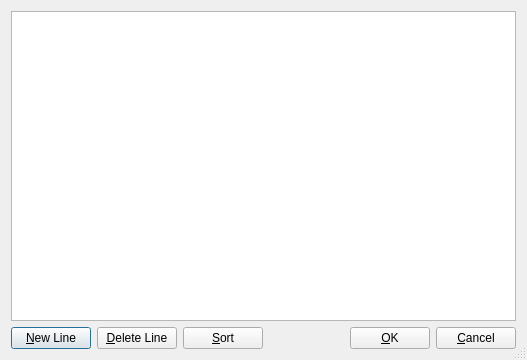
<?xml version="1.0" encoding="UTF-8"?>
<ui version="4.0">
 <class>CommentDlg</class>
 <widget class="QDialog" name="CommentDlg">
  <property name="geometry">
   <rect>
    <x>0</x>
    <y>0</y>
    <width>527</width>
    <height>360</height>
   </rect>
  </property>
  <property name="sizePolicy">
   <sizepolicy hsizetype="Preferred" vsizetype="Preferred">
    <horstretch>0</horstretch>
    <verstretch>0</verstretch>
   </sizepolicy>
  </property>
  <property name="minimumSize">
   <size>
    <width>0</width>
    <height>0</height>
   </size>
  </property>
  <property name="maximumSize">
   <size>
    <width>32767</width>
    <height>32767</height>
   </size>
  </property>
  <property name="windowTitle">
   <string>Modify comments</string>
  </property>
  <property name="sizeGripEnabled">
   <bool>true</bool>
  </property>
  <layout class="QGridLayout" name="gridLayout">
   <item row="0" column="0">
    <widget class="QTableWidget" name="m_pTable">
     <property name="selectionMode">
      <enum>QAbstractItemView::SingleSelection</enum>
     </property>
     <property name="selectionBehavior">
      <enum>QAbstractItemView::SelectRows</enum>
     </property>
    </widget>
   </item>
   <item row="1" column="0">
    <layout class="QHBoxLayout">
     <property name="spacing">
      <number>6</number>
     </property>
     <property name="margin">
      <number>0</number>
     </property>
     <item>
      <widget class="QPushButton" name="m_pNewLine">
       <property name="text">
        <string>&amp;New Line</string>
       </property>
       <property name="autoDefault">
        <bool>true</bool>
       </property>
      </widget>
     </item>
     <item>
      <widget class="QPushButton" name="m_pDeleteLine">
       <property name="text">
        <string>&amp;Delete Line</string>
       </property>
       <property name="autoDefault">
        <bool>true</bool>
       </property>
      </widget>
     </item>
     <item>
      <widget class="QPushButton" name="m_pSort">
       <property name="text">
        <string>&amp;Sort</string>
       </property>
      </widget>
     </item>
     <item>
      <spacer name="Spacer19">
       <property name="orientation">
        <enum>Qt::Horizontal</enum>
       </property>
       <property name="sizeType">
        <enum>QSizePolicy::Expanding</enum>
       </property>
       <property name="sizeHint" stdset="0">
        <size>
         <width>20</width>
         <height>20</height>
        </size>
       </property>
      </spacer>
     </item>
     <item>
      <widget class="QPushButton" name="buttonOk">
       <property name="text">
        <string>&amp;OK</string>
       </property>
       <property name="autoDefault">
        <bool>true</bool>
       </property>
       <property name="default">
        <bool>false</bool>
       </property>
      </widget>
     </item>
     <item>
      <widget class="QPushButton" name="buttonCancel">
       <property name="text">
        <string>&amp;Cancel</string>
       </property>
       <property name="autoDefault">
        <bool>true</bool>
       </property>
      </widget>
     </item>
    </layout>
   </item>
  </layout>
 </widget>
 <pixmapfunction>qPixmapFromMimeSource</pixmapfunction>
 <resources/>
 <connections>
  <connection>
   <sender>buttonOk</sender>
   <signal>clicked()</signal>
   <receiver>CommentDlg</receiver>
   <slot>sltCloseDialog()</slot>
   <hints>
    <hint type="sourcelabel">
     <x>369</x>
     <y>327</y>
    </hint>
    <hint type="destinationlabel">
     <x>20</x>
     <y>20</y>
    </hint>
   </hints>
  </connection>
  <connection>
   <sender>buttonCancel</sender>
   <signal>clicked()</signal>
   <receiver>CommentDlg</receiver>
   <slot>sltDialogCanceled()</slot>
   <hints>
    <hint type="sourcelabel">
     <x>450</x>
     <y>327</y>
    </hint>
    <hint type="destinationlabel">
     <x>20</x>
     <y>20</y>
    </hint>
   </hints>
  </connection>
  <connection>
   <sender>m_pDeleteLine</sender>
   <signal>clicked()</signal>
   <receiver>CommentDlg</receiver>
   <slot>sltDeleteRow()</slot>
   <hints>
    <hint type="sourcelabel">
     <x>99</x>
     <y>327</y>
    </hint>
    <hint type="destinationlabel">
     <x>20</x>
     <y>20</y>
    </hint>
   </hints>
  </connection>
  <connection>
   <sender>m_pNewLine</sender>
   <signal>clicked()</signal>
   <receiver>CommentDlg</receiver>
   <slot>sltNewRow()</slot>
   <hints>
    <hint type="sourcelabel">
     <x>18</x>
     <y>327</y>
    </hint>
    <hint type="destinationlabel">
     <x>20</x>
     <y>20</y>
    </hint>
   </hints>
  </connection>
  <connection>
   <sender>m_pSort</sender>
   <signal>clicked()</signal>
   <receiver>CommentDlg</receiver>
   <slot>sltSortTable()</slot>
   <hints>
    <hint type="sourcelabel">
     <x>180</x>
     <y>327</y>
    </hint>
    <hint type="destinationlabel">
     <x>20</x>
     <y>20</y>
    </hint>
   </hints>
  </connection>
  <connection>
   <sender>m_pTable</sender>
   <signal>cellChanged(int,int)</signal>
   <receiver>CommentDlg</receiver>
   <slot>sltValueChanged(int,int)</slot>
   <hints>
    <hint type="sourcelabel">
     <x>265</x>
     <y>297</y>
    </hint>
    <hint type="destinationlabel">
     <x>266</x>
     <y>336</y>
    </hint>
   </hints>
  </connection>
  <connection>
   <sender>m_pTable</sender>
   <signal>itemSelectionChanged()</signal>
   <receiver>CommentDlg</receiver>
   <slot>sltTableSelectionChanged()</slot>
   <hints>
    <hint type="sourcelabel">
     <x>308</x>
     <y>295</y>
    </hint>
    <hint type="destinationlabel">
     <x>311</x>
     <y>346</y>
    </hint>
   </hints>
  </connection>
 </connections>
 <slots>
  <slot>sltValueChanged(int,int)</slot>
  <slot>sltTableSelectionChanged()</slot>
 </slots>
</ui>
